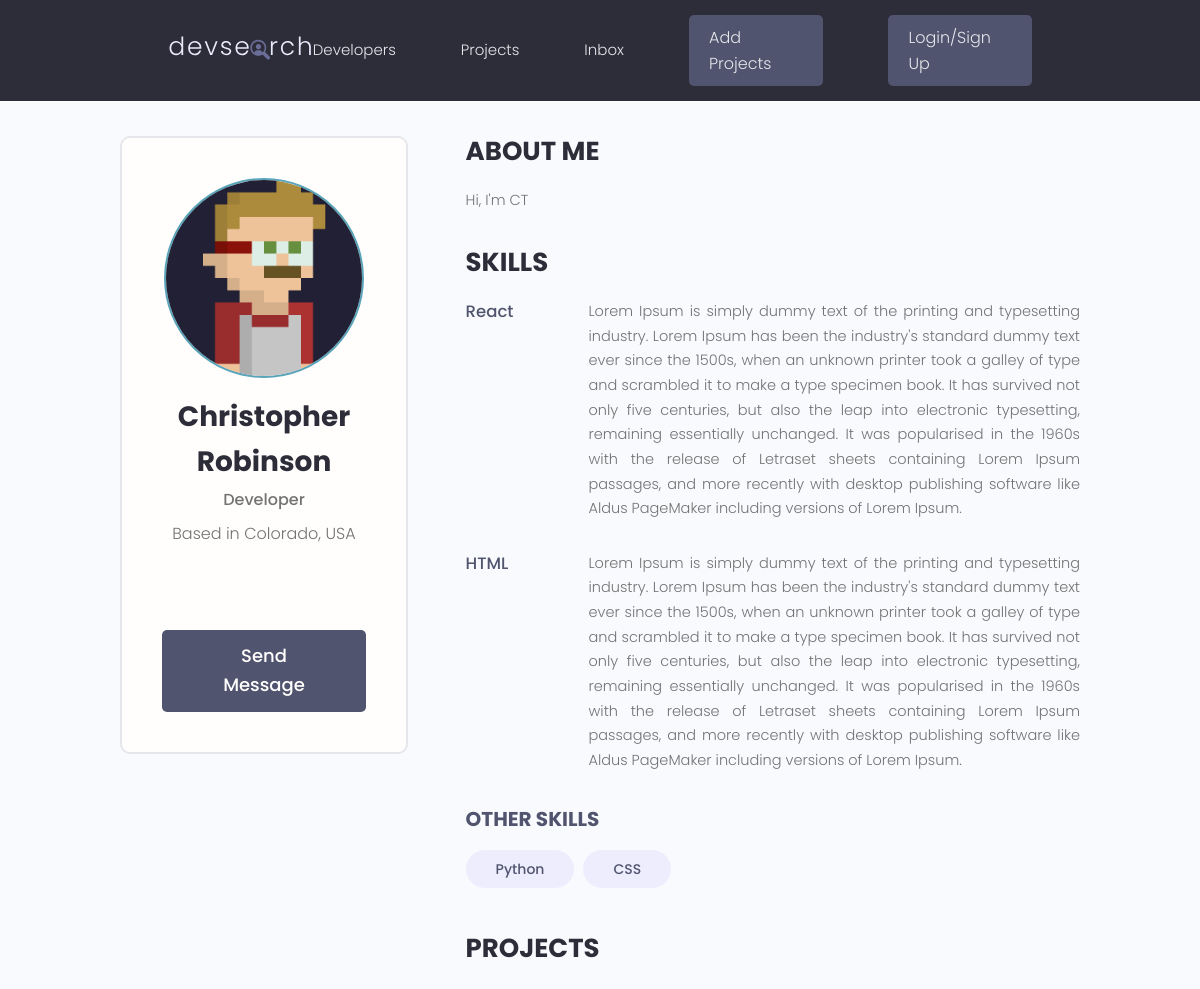
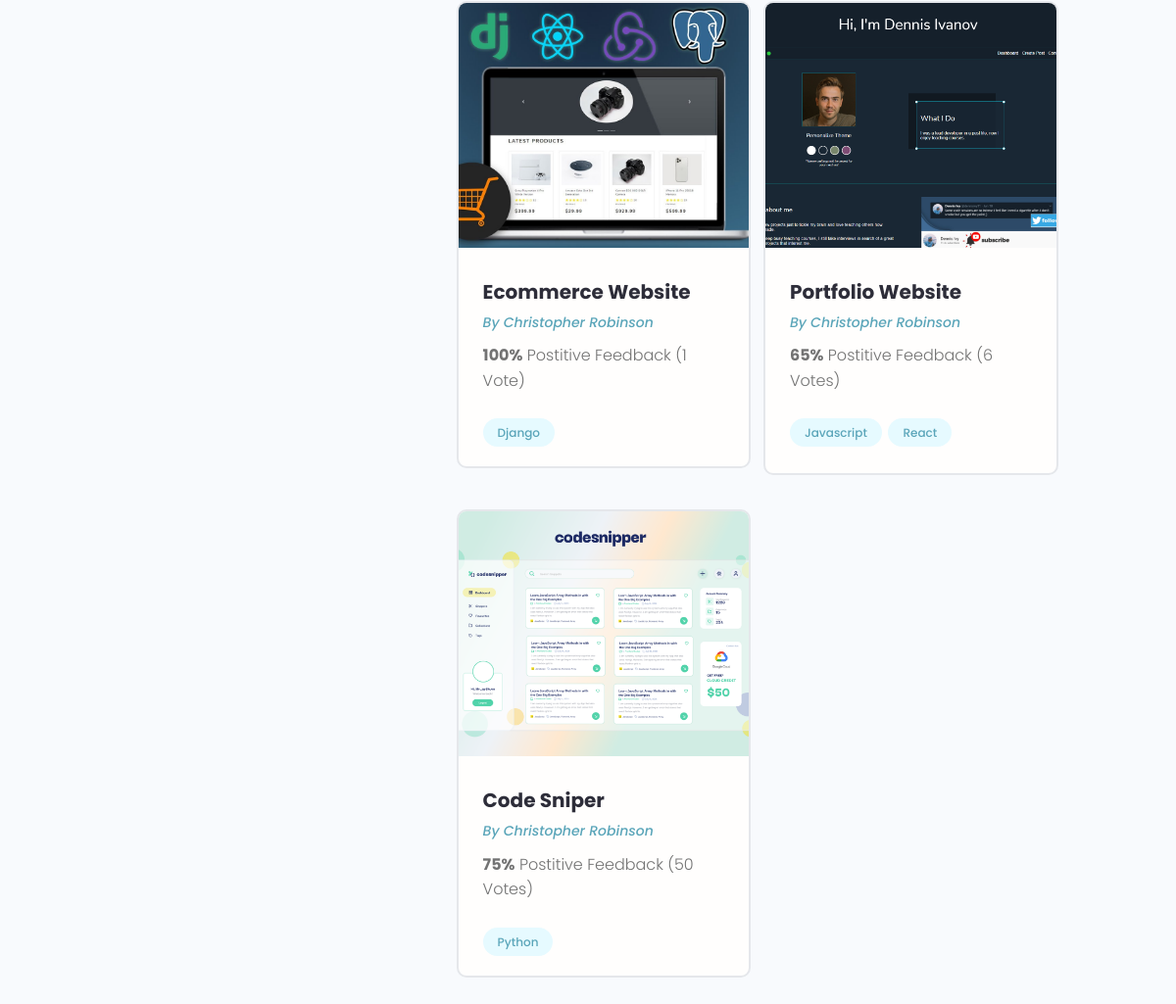
Page /profile/79ea0321-84cb-4056-aabd-c6c5f1fe0758/ on the committed database (2 pictures, top to bottom).
### users/models.py (models this page shows, shortened)
class Profile(models.Model):
    user = models.OneToOneField(User, on_delete=models.CASCADE, null=True, blank=True)
    name = models.CharField(max_length=200, null=True, blank=True)
    username = models.CharField(max_length=200, null=True, blank=True)
    location = models.CharField(max_length=200, null=True, blank=True)
    email = models.EmailField(max_length=500, null=True, blank=True)
    short_intro = models.CharField(max_length=200, null=True, blank=True)
    bio = models.TextField(null=True, blank=True)
    profile_image = models.ImageField(null=True, blank=True, upload_to='profiles/', default="profiles/user-default.png")
    social_github = models.CharField(max_length=200, null=True, blank=True)
    social_twitter = models.CharField(max_length=200, null=True, blank=True)
    social_linkedin = models.CharField(max_length=200, null=True, blank=True)
    social_youtube = models.CharField(max_length=200, null=True, blank=True)
    social_website = models.CharField(max_length=200, null=True, blank=True)
    created = models.DateTimeField(auto_now_add=True)
    id = models.UUIDField(default=uuid.uuid4, unique=True, primary_key=True, editable=False)

class Skill(models.Model):
    owner = models.ForeignKey(Profile, on_delete=models.CASCADE, null=True, blank=True)
    name = models.CharField(max_length=200, null=True, blank=True)
    description = models.TextField(null=True, blank=True)
    created = models.DateTimeField(auto_now_add=True)
    id = models.UUIDField(default=uuid.uuid4, unique=True, primary_key=True, editable=False)

### projects/models.py (models this page shows, shortened)
class Project(models.Model):
    owner = models.ForeignKey(Profile, null=True, blank=True, on_delete=models.SET_NULL)
    title = models.CharField(max_length=200)
    description = models.TextField(null=True, blank=True)
    featured_image = models.ImageField(null=True, blank=True, default="default.jpg")
    demo_link = models.CharField(max_length=2000, null=True, blank=True)
    source_link = models.CharField(max_length=2000, null=True, blank=True)
    tags = models.ManyToManyField('Tag', blank=True)
    vote_total = models.IntegerField(default=0, null=True, blank=True)
    vote_ratio = models.IntegerField(default=0, null=True, blank=True)
    created = models.DateTimeField(auto_now_add=True)
    id = models.UUIDField(default=uuid.uuid4, unique=True, primary_key=True, editable=False)

class Tag(models.Model):
    name = models.CharField(max_length=200)
    created = models.DateTimeField(auto_now_add=True)
    id = models.UUIDField(default=uuid.uuid4, unique=True, primary_key=True, editable=False)
    def __str__(self):
        return self.name

### users/views.py (the view)
# urls.py: path('profile/<str:pk>/', views.userProfile, name="user-profile"),
def userProfile(request, pk):
    profile = Profile.objects.get(id=pk)
    topSkills = profile.skill_set.exclude(description__exact="")
    otherSkills = profile.skill_set.filter(description="")
    context = {'profile': profile, 'topSkills': topSkills, 'otherSkills': otherSkills}
    return render(request, 'users/user-profile.html', context)

### users/templates/users/user-profile.html (shortened to what this page needs)
{% extends 'main.html' %}
{% block content %}
<main class="profile my-md">
    <div class="container">
      <div class="layout">
        <div class="column column--1of3">
          <div class="card text-center">
            <div class="card__body dev">
              <img class="avatar avatar--xl" src="{{profile.profile_image.url}}" />
              <h2 class="dev__name">{{profile.name}}</h2>
              <p class="dev__title">{{profile.short_intro}}</p>
              <p class="dev__location">Based in {{profile.location}}</p>
              <ul class="dev__social">
              </ul>
              <a href="#" class="btn btn--sub btn--lg">Send Message </a>
            </div>
          </div>
        </div>
        <div class="column column--2of3">
          <div class="devInfo">
            <h3 class="devInfo__title">About Me</h3>
            <p class="devInfo__about">{{profile.bio}}</p>
          </div>
          <div class="devInfo">
            <h3 class="devInfo__title">Skills</h3>
            <div class="devInfo__skills">
                {% for skill in topSkills %}
              <div class="devSkill">
                <h4 class="devSkill__title">{{skill.name}}</h4>
                <p class="devSkill__info">{{skill.description}}</p>
              </div>
              {% endfor %}
              <h3 class="devInfo__subtitle">Other Skills</h3>
              <div class="devInfo__otherSkills">
                  {%for skill in otherSkills %}
                <span class="tag tag--pill tag--sub tag--lg">
                  <small>{{skill.name}}</small>
                </span>
                {% endfor %}
              </div>
            </div>
          </div>
          <div class="devInfo">
            <h3 class="devInfo__title">Projects</h3>
            <div class="grid grid--two">
              {% for project in profile.project_set.all %}
              <div class="column">
                <div class="card project">
                  <a href="{% url 'project' project.id %}" class="project">
                    <img class="project__thumbnail" src="{{project.featured_image.url}}" alt="project thumbnail" />
                    <div class="card__body">
                      <h3 class="project__title">{{project.title}}</h3>
                      <p><a class="project__author" href="{% url 'user-profile' project.owner.id %}">By {{project.owner.name}}</a></p>
                      <p class="project--rating">
                        <span style="font-weight: bold;">{{project.vote_ratio}}%</span>
                        Postitive Feedback ({{project.vote_total}} Vote{{project.vote_total|pluralize:"s"}})
                      </p>
                      <div class="project__tags">
                        {% for tag in project.tags.all %}
                        <span class="tag tag--pill tag--main">
                          <small>{{tag}}</small>
                        </span>
                        {% endfor %}
                      </div>
                    </div>
                  </a>
                </div>
              </div>
              {% endfor %}
            </div>
          </div>
        </div>
      </div>
    </div>
  </main>
{% endblock content %}

### static/styles/app.css (style rules this page uses)
:root { --color-sub: #2d2d39; }
.btn--sub { background-color: var(--color-sub-light); }
.card { border: 2px solid var(--color-light); }
img { width: 100%; }
.profile .card > .dev { padding: 4rem; }
.dev__name { color: var(--color-sub); font-size: 2.8rem; font-weight: 700; margin-top: 1rem; margin-bottom: 0.5rem; }
.dev__title { font-size: 1.6rem; font-weight: 500; line-height: 1.3; }
.dev__location { margin-top: 1rem; }
.dev__social { margin: 3rem 0; list-style: none; display: flex; justify-content: center; gap: 1.5rem; }
.devInfo { margin-bottom: 3rem; }
.devInfo__title, .devInfo__subtitle { font-size: 2.6rem; color: var(--color-sub); text-transform: uppercase; font-weight: 700; margin-bottom: 1.5rem; }
.devInfo__subtitle { font-size: 2rem; color: var(--color-sub-light); }
.devInfo__about, .devSkill__info { font-size: 1.45rem; line-height: 1.7; text-align: justify; }
.devSkill { margin-bottom: 3rem; }
.devSkill__title { font-size: 1.65rem; font-weight: 500; color: var(--color-sub-light); }
@media screen and (min-width: 700px) { .devSkill { display: flex; justify-content: space-between; gap: 3rem; } }
@media screen and (min-width: 700px) { .devSkill__info { flex-basis: 80%; } }
.project__author { font-size: 1.4rem; font-style: italic; }
.project--rating { margin-bottom: 1.6em; margin-top: .5em; }
.project__thumbnail { height: 25rem; object-fit: cover; object-position: top center; }
.project__title { font-size: 2rem; font-weight: 700; color: var(--color-sub); }

### static/uikit/styles/modules/_variables.css (style rules this page uses)
:root { --color-main: #5aa5b9; --color-main-light: #e6faff; --color-sub: #3f4156; --color-sub-light: #51546e; --color-sub-lighter: #ededfd; --color-text: #737373; --color-gray: #8b8b8b; --color-light: #e5e7eb; --color-light-gray: #767676; --color-bg: #f8fafd; --color-white: #fffefd; --color-white-light: #f3f3f3; --color-success: #359e64; --color-success-bg: #def8e8; --color-error: #fc4b0b; --color-error-bg: #fff2ee; --font-base: 'Poppins', arial, helvetica, 'Segoe UI', roboto, ubuntu, sans-serif; --font-monospace: 'Fira Code', 'Courier New', courier, monospace; --font-regular: 300; --font-medium: 500; --font-bold: 700; --generic-shadow: 1px 1px 5px #00000010; --generic-transition: all 0.3s ease-in-out; }

### static/uikit/styles/modules/_base.css (style rules this page uses)
* { margin: 0; padding: 0; box-sizing: border-box; text-rendering: optimizeLegibility; color: inherit; font-size: inherit; }
html { font-size: 50%; }
@media only screen and (min-width: 480px) { html { font-size: 56.25%; } }
@media only screen and (min-width: 1200px) { html { font-size: 62.5%; } }
body { line-height: 1.6; font-weight: 400; font-size: 1.5rem; color: var(--color-text); background-color: var(--color-bg); min-height: 100vh; }

### static/uikit/styles/modules/_typography.css (style rules this page uses)
* { font-family: var(--font-base); }
h2 { font-size: 3.6rem; font-weight: var(--font-bold); }
h3 { font-size: 3.2rem; font-weight: var(--font-medium); }
h4 { font-size: 2.8rem; font-weight: var(--font-medium); }
p, span, strong { font-size: 1.6rem; color: var(--color-text); font-weight: var(--font-regular); }
a { padding-bottom: 2px; text-decoration: none; display: inline-block; color: var(--color-main); font-weight: var(--font-medium); }

### static/uikit/styles/modules/_utilities.css (style rules this page uses)
.container { width: 92%; max-width: 165rem; margin: 0 auto; box-sizing: border-box; }
@media screen and (min-width: 1000px) { .container { width: 90%; } }
@media screen and (min-width: 1200px) { .container { width: 80%; } }
.text-center { text-align: center; }
.my-md { margin: 3rem auto; }

### static/uikit/styles/modules/_avatar.css (style rules this page uses)
.avatar { border-radius: 50%; border: 2px solid var(--color-main); object-fit: cover; }
.avatar--xl { height: 20rem; width: 20rem; }

### static/uikit/styles/modules/_button.css (style rules this page uses)
.btn { display: inline-block; position: relative; cursor: pointer; background-color: var(--color-light); font-weight: var(--font-medium); color: var(--color-sub); text-decoration: none; padding: 1rem 2rem; border-radius: 0.5rem; border: none; width: -webkit-fit-content; width: -moz-fit-content; width: fit-content; height: -webkit-fit-content; height: -moz-fit-content; height: fit-content; font-size: 1.6rem; outline-width: 0; outline-color: transparent; -webkit-backface-visibility: hidden; backface-visibility: hidden; transition: all 0.3s ease-in-out; }
.btn--sub { background-color: var(--color-sub); color: var(--color-white); }
.btn--lg { font-size: 1.8rem; padding: 1.2rem 4.5rem; }

### static/uikit/styles/modules/_card.css (style rules this page uses)
.card { border-radius: 1rem; background-color: var(--color-white); border: 1.5px solid var(--color-light); width: auto; height: auto; margin-top: 0.5rem; margin-bottom: 0.5rem; overflow: hidden; }
.card__body, .card__header { padding: 2rem 2.5rem; }

### rows in the picture
Profile: profile_image (picture), name "Christopher Robinson", short_intro "Developer", location "Colorado, USA", bio "Hi, I'm CT"
Skill: name "React", description "Lorem Ipsum is simply dummy text of the printing and typesetting industry. Lorem Ipsum has been the industry's standard dummy text ever since the 1500s, when an unknown printer took a galley of type and scrambled it to make a type specimen book. It has survived not only five centuries, but also the leap into electronic typesetting, remaining essentially unchanged. It was popularised in the 1960s with the release of Letraset sheets containing Lorem Ipsum passages, and more recently with desktop publishing software like Aldus PageMaker including versions of Lorem Ipsum."
Skill: name "HTML", description "Lorem Ipsum is simply dummy text of the printing and typesetting industry. Lorem Ipsum has been the industry's standard dummy text ever since the 1500s, when an unknown printer took a galley of type and scrambled it to make a type specimen book. It has survived not only five centuries, but also the leap into electronic typesetting, remaining essentially unchanged. It was popularised in the 1960s with the release of Letraset sheets containing Lorem Ipsum passages, and more recently with desktop publishing software like Aldus PageMaker including versions of Lorem Ipsum."
Skill: name "Python"
Skill: name "CSS"
Project: featured_image (picture), title "Ecommerce Website", owner.name "Christopher Robinson", vote_ratio "100", vote_total "1"
Tag: name "Django"
Project: featured_image (picture), title "Portfolio Website", owner.name "Christopher Robinson", vote_ratio "65", vote_total "6"
Tag: name "Javascript"
Tag: name "React"
Project: featured_image (picture), title "Code Sniper", owner.name "Christopher Robinson", vote_ratio "75", vote_total "50"
Tag: name "Python"
